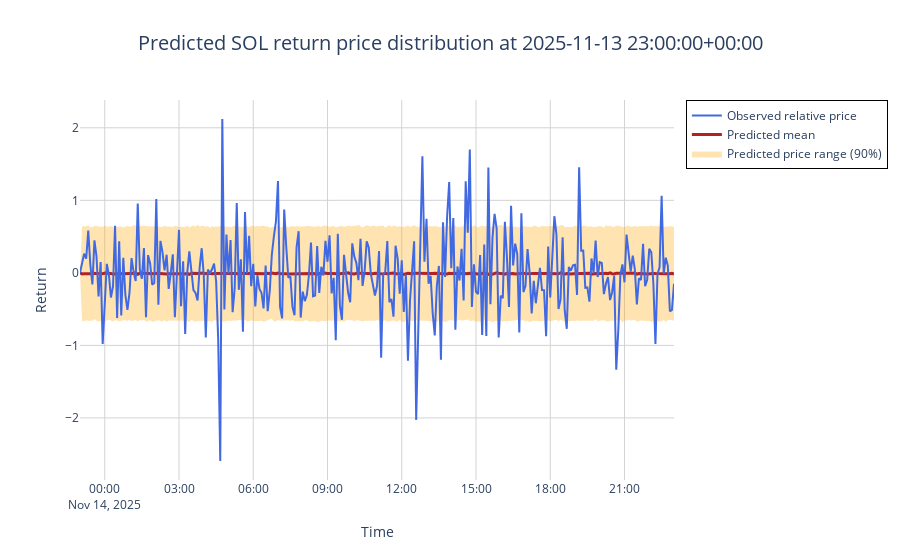

Notebook code for this chart:
### Code cell
## Density forecast over returns (for the last asset and last prediction)
plot_quarantine(asset, predictions_evaluated[0], name_step="5min", prices=tracker_evaluator.tracker.prices, mode="direct")

### Figure 1 — Plotly figure (JSON) as saved in the notebook; plotly's stock layout.template omitted (floating-point values rounded to 4 significant figures; data arrays with more than 128 entries replaced by an {"elided": "..."} marker saying what was removed)
{"data": [{"line": {"width": 0}, "mode": "lines", "name": "5th percentile", "showlegend": false, "type": "scatter", "x": {"elided": "289 str values"}, "y": {"elided": "289 float values"}}, {"fill": "tonexty", "fillcolor": "rgba(255,165,0,0.3)", "line": {"width": 0}, "mode": "lines", "name": "Predicted price range (90%)", "type": "scatter", "x": {"elided": "289 str values"}, "y": {"elided": "289 float values"}}, {"line": {"color": "firebrick", "width": 3}, "mode": "lines", "name": "Predicted mean", "type": "scatter", "x": {"elided": "289 str values"}, "y": {"elided": "289 float values"}}, {"line": {"color": "royalblue", "width": 2}, "marker": {"opacity": 0.7, "size": 4}, "mode": "lines", "name": "Observed relative price", "type": "scatter", "x": {"elided": "289 str values"}, "y": {"elided": "289 float values"}}], "layout": {"hovermode": "x unified", "legend": {"bordercolor": "Black", "borderwidth": 1, "x": 1.02, "y": 1}, "plot_bgcolor": "white", "title": {"font": {"size": 20}, "text": "Predicted SOL return price distribution at 2025-11-13 23:00:00+00:00", "x": 0.5, "xanchor": "center"}, "xaxis": {"gridcolor": "lightgrey", "showgrid": true, "title": {"text": "Time"}}, "yaxis": {"gridcolor": "lightgrey", "showgrid": true, "title": {"text": "Return"}}}}
